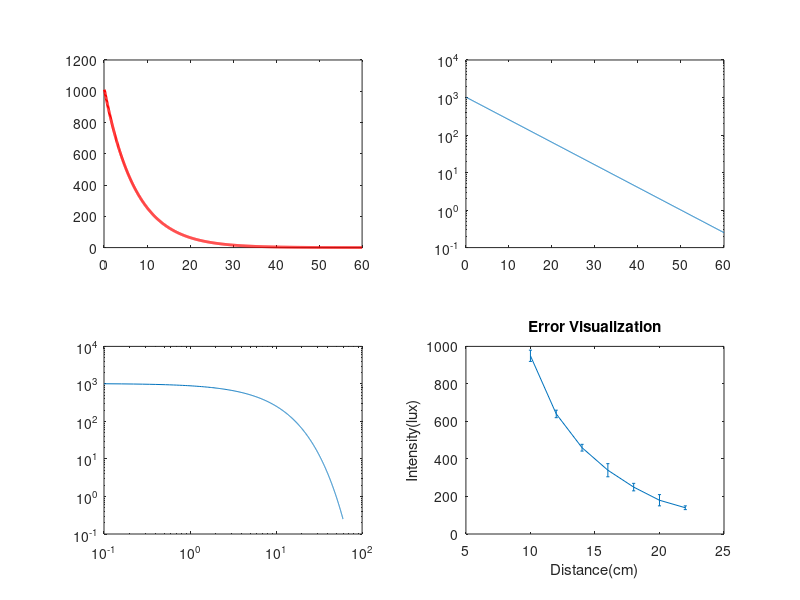

Reproduce this figure in MATLAB.
clc;
subplot(2, 2,1);
x = linspace(0.1, 60, 1000);
y = 2 .^ (-0.2 * x + 10);
plot(x, y, 'Color', 'red', 'LineWidth', 2);

subplot(2,2,2);
semilogy(x, y);

subplot(2,2,3);
loglog(x, y);

subplot(2, 2,4);
xd = [10 : 2 : 22];
yd = [950 640 460 340 250 180 140];
yderr = [30 20 18 35 20 30 10];
errorbar(xd, yd, yderr);
xlabel('Distance(cm)');
ylabel('Intensity(lux)');
title('Error Visualization');
